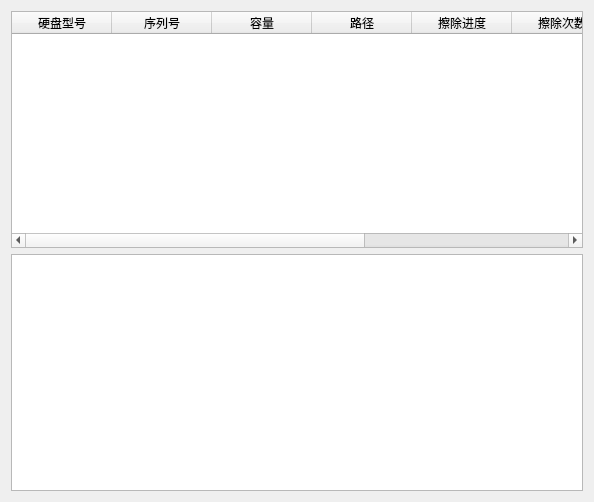
<?xml version="1.0" encoding="UTF-8"?>
<ui version="4.0">
 <class>earsetable</class>
 <widget class="QWidget" name="earsetable">
  <property name="geometry">
   <rect>
    <x>0</x>
    <y>0</y>
    <width>594</width>
    <height>502</height>
   </rect>
  </property>
  <property name="windowTitle">
   <string>Form</string>
  </property>
  <layout class="QVBoxLayout" name="verticalLayout">
   <item>
    <widget class="QTableWidget" name="earsetableWidget">
     <column>
      <property name="text">
       <string>硬盘型号</string>
      </property>
     </column>
     <column>
      <property name="text">
       <string>序列号</string>
      </property>
     </column>
     <column>
      <property name="text">
       <string>容量</string>
      </property>
     </column>
     <column>
      <property name="text">
       <string>路径</string>
      </property>
     </column>
     <column>
      <property name="text">
       <string>擦除进度</string>
      </property>
     </column>
     <column>
      <property name="text">
       <string>擦除次数</string>
      </property>
     </column>
     <column>
      <property name="text">
       <string>端口</string>
      </property>
     </column>
     <column>
      <property name="text">
       <string>选项</string>
      </property>
     </column>
    </widget>
   </item>
   <item>
    <widget class="QTextBrowser" name="textBrowser"/>
   </item>
  </layout>
 </widget>
 <resources/>
 <connections/>
</ui>
